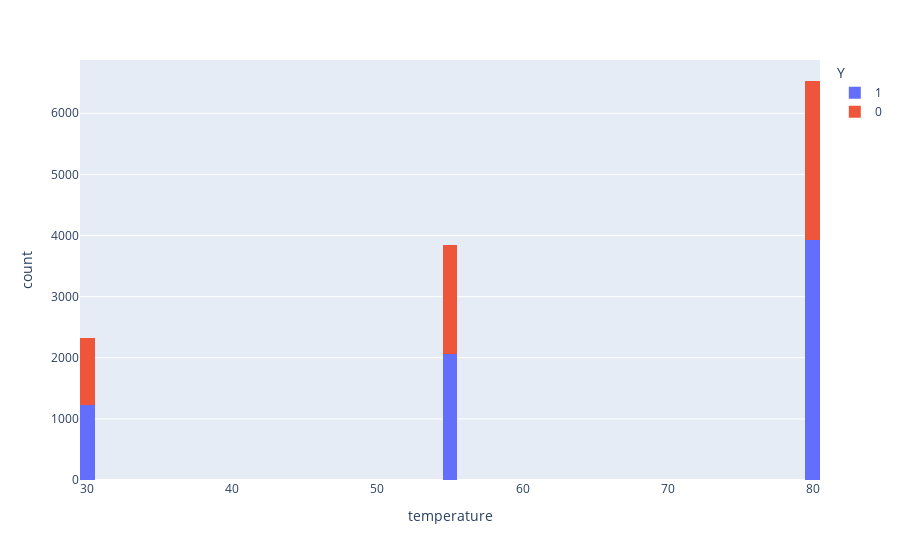

The notebook cell saved with this chart:
### Code cell
fig = px.histogram(temperature_set, x="temperature", color='Y',nbins=80)
fig.show()

### Figure 1 — Plotly figure (JSON) as saved in the notebook; plotly's stock layout.template omitted (floating-point values rounded to 4 significant figures; data arrays with more than 128 entries replaced by an {"elided": "..."} marker saying what was removed)
{"data": [{"alignmentgroup": "True", "bingroup": "x", "hovertemplate": "Y=1<br>temperature=%{x}<br>count=%{y}<extra></extra>", "legendgroup": "1", "marker": {"color": "#636efa", "pattern": {"shape": ""}}, "name": "1", "nbinsx": 80, "offsetgroup": "1", "orientation": "v", "showlegend": true, "x": {"elided": "7210 int values"}, "xaxis": "x", "yaxis": "y", "type": "histogram"}, {"alignmentgroup": "True", "bingroup": "x", "hovertemplate": "Y=0<br>temperature=%{x}<br>count=%{y}<extra></extra>", "legendgroup": "0", "marker": {"color": "#EF553B", "pattern": {"shape": ""}}, "name": "0", "nbinsx": 80, "offsetgroup": "0", "orientation": "v", "showlegend": true, "x": {"elided": "5474 int values"}, "xaxis": "x", "yaxis": "y", "type": "histogram"}], "layout": {"xaxis": {"anchor": "y", "domain": [0.0, 1.0], "title": {"text": "temperature"}}, "yaxis": {"anchor": "x", "domain": [0.0, 1.0], "title": {"text": "count"}}, "legend": {"title": {"text": "Y"}, "tracegroupgap": 0}, "margin": {"t": 60}, "barmode": "relative"}}
